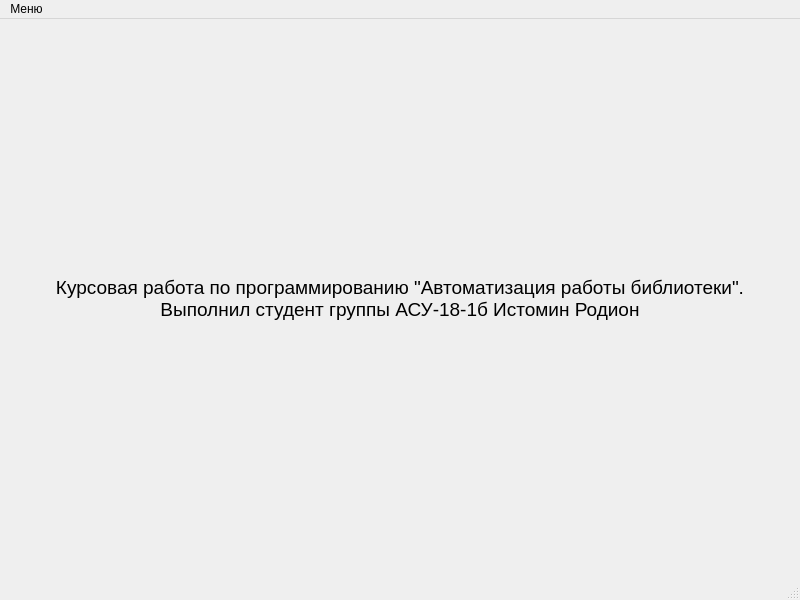
<?xml version="1.0" encoding="UTF-8"?>
<ui version="4.0">
 <class>MainWindow</class>
 <widget class="QMainWindow" name="MainWindow">
  <property name="geometry">
   <rect>
    <x>0</x>
    <y>0</y>
    <width>800</width>
    <height>600</height>
   </rect>
  </property>
  <property name="windowTitle">
   <string>MainWindow</string>
  </property>
  <widget class="QWidget" name="centralwidget">
   <layout class="QVBoxLayout" name="verticalLayout">
    <item>
     <widget class="QLabel" name="label">
      <property name="font">
       <font>
        <pointsize>14</pointsize>
       </font>
      </property>
      <property name="text">
       <string>Курсовая работа по программированию &quot;Автоматизация работы библиотеки&quot;. Выполнил студент группы АСУ-18-1б Истомин Родион</string>
      </property>
      <property name="alignment">
       <set>Qt::AlignCenter</set>
      </property>
      <property name="wordWrap">
       <bool>true</bool>
      </property>
     </widget>
    </item>
   </layout>
  </widget>
  <widget class="QMenuBar" name="menubar">
   <property name="geometry">
    <rect>
     <x>0</x>
     <y>0</y>
     <width>800</width>
     <height>20</height>
    </rect>
   </property>
   <widget class="QMenu" name="menu">
    <property name="title">
     <string>Меню</string>
    </property>
    <addaction name="action"/>
    <addaction name="action_3"/>
    <addaction name="action_4"/>
   </widget>
   <addaction name="menu"/>
  </widget>
  <widget class="QStatusBar" name="statusbar"/>
  <action name="action">
   <property name="text">
    <string>Добавить/Изменить</string>
   </property>
  </action>
  <action name="action_2">
   <property name="text">
    <string>Изменить отделение</string>
   </property>
  </action>
  <action name="action_3">
   <property name="text">
    <string>Журанл изменений</string>
   </property>
  </action>
  <action name="action_4">
   <property name="text">
    <string>Просмотр отделений</string>
   </property>
  </action>
 </widget>
 <resources/>
 <connections/>
</ui>
